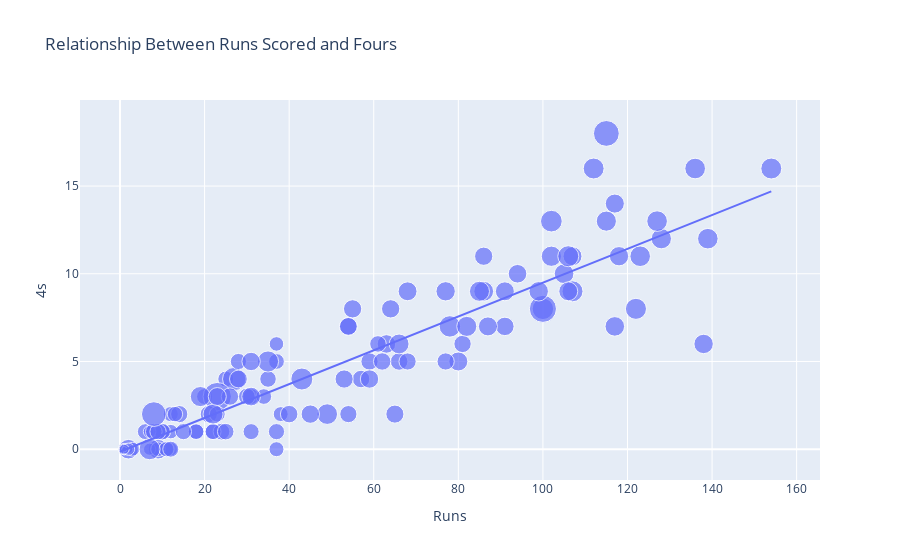

Notebook cell for this chart:
### Code cell
figure = px.scatter(data_frame = data, x="Runs",
                    y="4s", size="SR", trendline="ols", 
                    title="Relationship Between Runs Scored and Fours")
figure.show()

### Figure 1 — Plotly figure (JSON) as saved in the notebook; plotly's stock layout.template omitted (floating-point values rounded to 4 significant figures; data arrays with more than 128 entries replaced by an {"elided": "..."} marker saying what was removed)
{"data": [{"hovertemplate": "Runs=%{x}<br>4s=%{y}<br>SR=%{marker.size}<extra></extra>", "legendgroup": "", "marker": {"color": "#636efa", "size": {"elided": "132 float values"}, "sizemode": "area", "sizeref": 0.5227, "symbol": "circle"}, "mode": "markers", "name": "", "orientation": "v", "showlegend": false, "type": "scatter", "x": {"elided": "132 int values"}, "xaxis": "x", "y": {"elided": "132 int values"}, "yaxis": "y"}, {"hovertemplate": "<b>OLS trendline</b><br>4s = 0.0963897 * Runs + -0.144499<br>R<sup>2</sup>=0.844788<br><br>Runs=%{x}<br>4s=%{y} <b>(trend)</b><extra></extra>", "legendgroup": "", "marker": {"color": "#636efa", "symbol": "circle"}, "mode": "lines", "name": "", "showlegend": false, "type": "scatter", "x": {"elided": "132 int values"}, "xaxis": "x", "y": {"elided": "132 float values"}, "yaxis": "y"}], "layout": {"legend": {"itemsizing": "constant", "tracegroupgap": 0}, "title": {"text": "Relationship Between Runs Scored and Fours"}, "xaxis": {"anchor": "y", "domain": [0, 1], "title": {"text": "Runs"}}, "yaxis": {"anchor": "x", "domain": [0, 1], "title": {"text": "4s"}}}}
